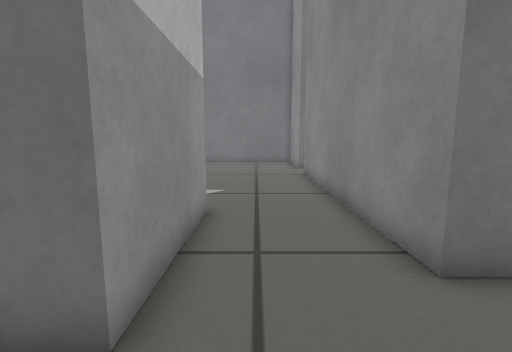
view 1 (above)

17 first-person views from a walk through a Gazebo world. The camera is 0.39 m above the floor, tilts 8° down and sees 85° across. The floor is counted in squares, 0.2 m on a side. Each view is taken from the middle of a square. On the plan, view 1 faces up. The plan holds only what a view shows up to about 16 squares ahead; the rest is blank.

view 2
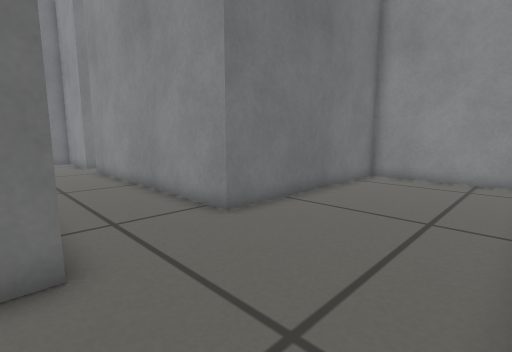

view 3
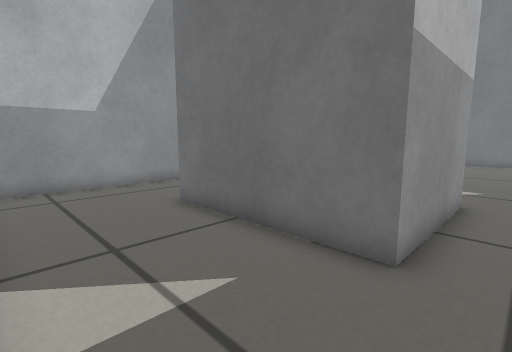

view 4
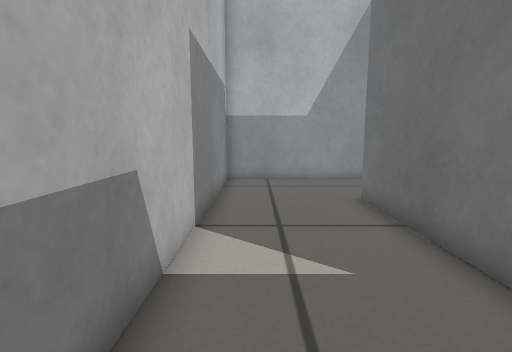

view 5
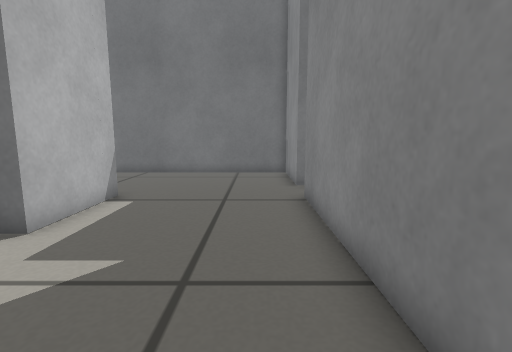

view 6
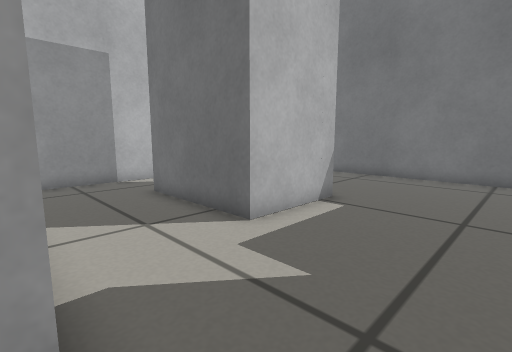

view 7
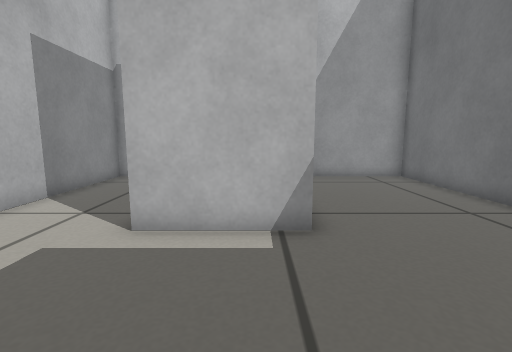

view 8
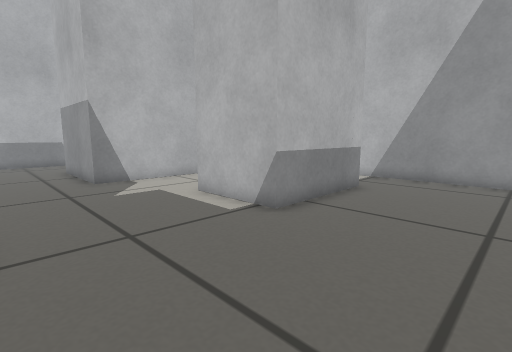

view 9
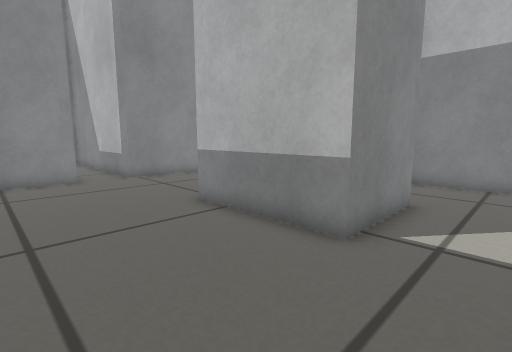

view 10
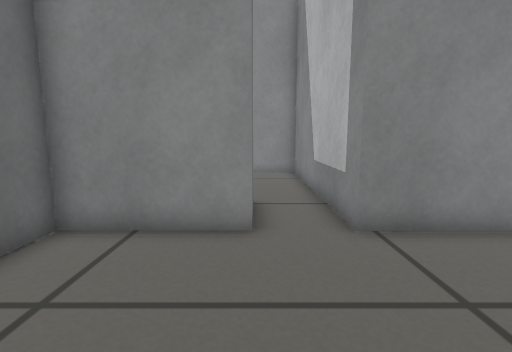

view 11
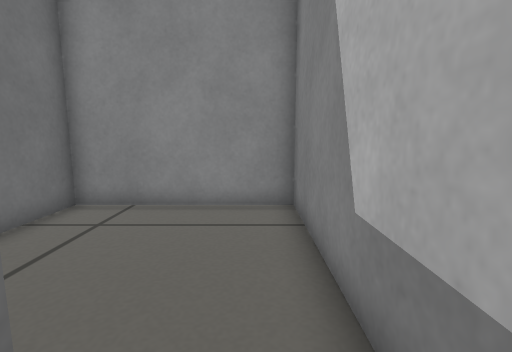

view 12
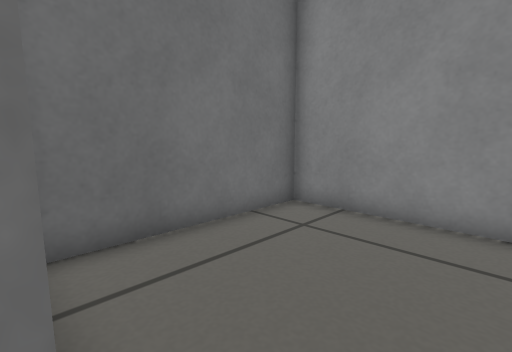

view 13
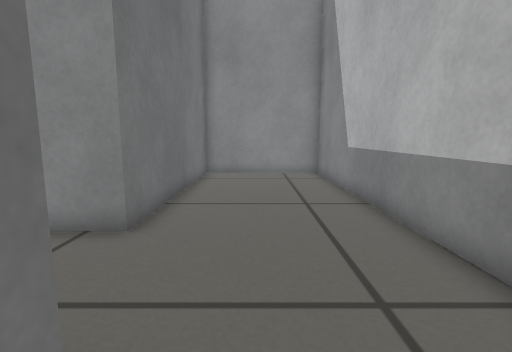

view 14
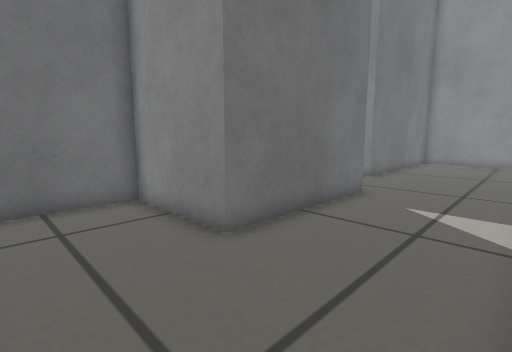

view 15
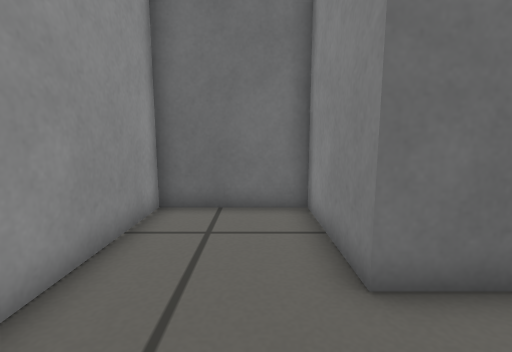

view 16
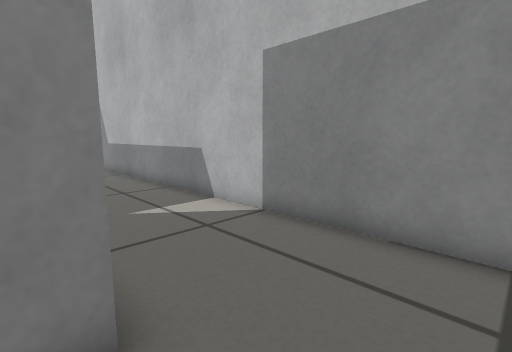

view 17
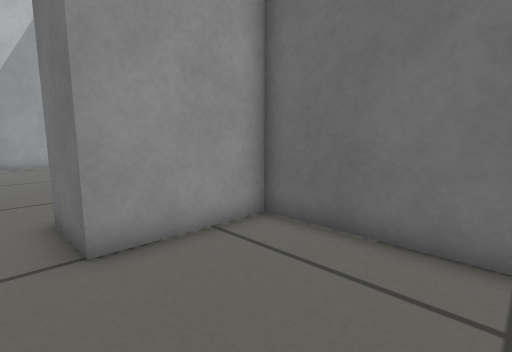

### Floor plan
Ten units are one square. View 1 is at (0, 0); x grows to the right and y downward. Boxes are objects, and circles mark ways between rooms. Rooms are numbered by the first view taken in them; rooms with no view inside come last. Other rooms are left out.
<svg viewBox="-122 -217 245 245">
<path fill="none" stroke="#000" d="M-36 -114 -86 -114 -86 -152 -36 -152 -36 -114M51 -171 26 -171 26 -212 -117 -212 -117 -73 -13 -73 -13 -23 -76 -23 -76 -65 -117 -65 -117 23 118 23 118 -37 26 -37 26 -149 56 -149M56 -149 118 -149 118 -212 51 -212 51 -171"/>
<circle cx="50" cy="-160" r="3" fill="#2a7"/>
<text x="-20" y="-80">1</text>
<text x="80" y="-180">2</text>
</svg>
Room 1 opens to room 2.

Where each view was taken, in squares from view 1:
view 1: 0 up, 0 right, facing up
view 2: 2 down, 2 left, facing up-right
view 3: 2 down, 0 right, facing up-left
view 4: 1 down, 1 right, facing left
view 5: 6 up, 1 right, facing up
view 6: 7 up, 1 right, facing up-left
view 7: 14 up, 2 right, facing left
view 8: 20 up, 2 right, facing down-left
view 9: 20 up, 11 left, facing down-right
view 10: 17 up, 3 left, facing right
view 11: 16 up, 4 right, facing right
view 12: 16 up, 5 right, facing up-right
view 13: 1 up, 3 left, facing right
view 14: 2 down, 11 left, facing up-right
view 15: 1 down, 9 left, facing up
view 16: 3 up, 10 left, facing down-right
view 17: 16 up, 10 right, facing up-left
